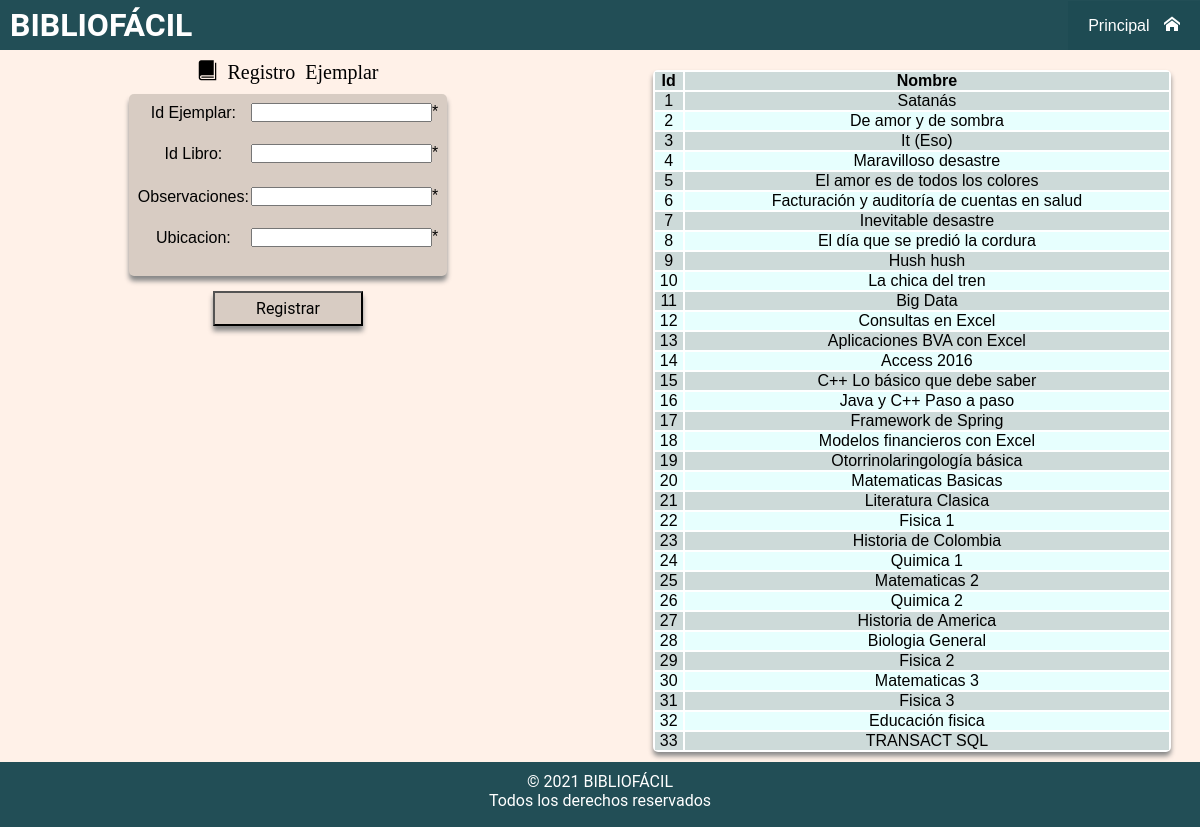
/nuevoEjemplar.php, run on the app's committed database.
### tables this page shows
CREATE TABLE `libro` (
  `id_libro` int(11) NOT NULL,
  `nombre` varchar(255) NOT NULL,
  `fo_autor` int(11) NOT NULL,
  `fo_editorial` int(11) NOT NULL,
  `fo_categoria` int(11) NOT NULL,
  `estado` int(11) NOT NULL,
  `num_ejemplares` int(2) NOT NULL,
  `ubicación` varchar(50) NOT NULL,
  `observaciones` varchar(100) NOT NULL,
  `fecha_creacion` date NOT NULL DEFAULT current_timestamp()
);

### nuevoEjemplar.php (the view, shortened to what this page needs)
<?php
require_once('php/Conexion_bd.php');
$select_sql_libro = 'SELECT id_libro, nombre FROM libro
                    order by id_libro asc';
$sentencia_select_libro = $pdo->prepare($select_sql_libro);
$sentencia_select_libro->execute();
$resultado_a = $sentencia_select_libro->fetchAll();
?>
<!DOCTYPE html>
<html>
<head>
    <link rel="stylesheet" href="fonts/style.css">
    <link rel="stylesheet" href="css/hojaEstilos_nuevoLibro.css">
</head>
<body>
    <header>
        <h1 class="h1">BIBLIOFÁCIL</h1>
        <nav class="menu">
            <ul>
                <li class="submenu"><a href="Principal.php">Principal
                        <span class="icon-home"></span></a>
                </li>
            </ul>
        </nav>
    </header>
    <div class="div1">
        <form method="post" class="form">
            <p>
                <span class="icon-book"> Registro Ejemplar </span>
            </p>
            <table>
                <tr>
                    <td>Id Ejemplar:</td>
                    <td><label for="Ejemplar"></label>
                        <input type="number" name="id_ejemplar" id="Ejemplar" required="required">*
                    </td>
                </tr>
                <tr>
                    <td>&nbsp;</td>
                </tr>
                <tr>
                    <td>Id Libro:</td>
                    <td>
                        <input type="number" name="fo_libro" id="Libro" required="required">*
                    </td>
                </tr>
                <tr>
                    <td>&nbsp;</td>
                </tr>
                <tr>
                <tr>
                    <td>Observaciones:</td>
                    <td>
                        <input type="text" name="observaciones" id="observaciones" required="required">*
                    </td>
                </tr>
                <tr>
                    <td>&nbsp;</td>
                </tr>
                <tr>
                    <td>Ubicacion:</td>
                    <td>
                        <input type="text" name="ubicacion" id="ubicacion" required="required">*
                    </td>
                </tr>
                <tr>
                    <td>&nbsp;</td>
                </tr>
            </table>
            <input type="submit" value="Registrar" name="enviar" id="enviar">
        </form>
    </div>
    <div class="div2">
        <table class="table1">
            <thead>
                <tr id="titulo_t1">
                    <th>Id</th>
                    <th>Nombre</th>
                </tr>
            </thead>
            <tbody>
                <?php
                foreach ($resultado_a as $res_a) {
                ?>
                    <tr>
                        <td><?php echo $res_a['id_libro'] ?></td>
                        <td><?php echo $res_a['nombre'] ?></td>
                    </tr>
                <?php
                }
                ?>
            </tbody>
        </table>
    </div>
    <footer class="footer">
        <p>
            &copy; 2021 BIBLIOFÁCIL <br>
            Todos los derechos reservados
        </p>
    </footer>
</body>
</html>

### css/hojaEstilos_nuevoLibro.css (style rules this page uses)
* { margin: 0; padding: 0; box-sizing: border-box; font-family: sans-serif; }
body { background: #FFF1E8; }
header { height: 50px; background: rgba(30, 75, 83, 0.98); color: #fff; display: flex; justify-content: flex-end; align-items: center; margin-bottom: 10px; }
h1 { color: #fff; margin-right: auto; padding: 10px; border-color: #747d8c; font-family: 'Roboto', sans-serif; }
.menu ul { background: rgba(30, 75, 83, 0.98); display:flex; list-style: none; }
.menu a { display: block; padding: 15px 20px; color:#fff; text-decoration: none; }
.menu a span { margin-left: 10px; }
.form table { background: #D8CCC3; text-align: center; padding: 7px; margin: auto; margin-top: 10px; margin-bottom: 15px; font-family: 'Roboto', sans-serif; border-radius: 5px; -webkit-box-shadow: 0 5px 5px #888888; -moz-box-shadow: 0 5px 5px #888888; box-shadow: 0 5px 5px #888888; }
#enviar { width: 150px; height: 35px; background: #D8CCC3; margin-top: 5%; margin:auto; color:#000; font-family: 'Roboto', sans-serif; font-size: 16px; -webkit-box-shadow: 0 5px 5px #888888; -moz-box-shadow: 0 5px 5px #888888; box-shadow: 0 5px 5px #888888; }
p { font-family: 'Roboto', sans-serif; font-size: 20px }
.div1 { float: left; width: 48%; position: fixed; text-align: center; }
.div2 { float: right; width: 48%; text-align: center; }
.table1 { width: 90%; margin: auto; margin-top: 10px; background: rgb(255, 255, 255); font-family: 'Roboto', sans-serif; border-radius: 5px; -webkit-box-shadow: 0 10px 5px #888888; -moz-box-shadow: 0 10px 5px #888888; box-shadow: 0 4px 5px #888888; margin-bottom: 10px; }
.table1 tr td { text-align: center; }
.table1 tr th { text-align: center; }
.table1 tr:nth-child(odd) { background: rgba(178, 198, 197, 0.65); }
.table1 tr:nth-child(even) { background: rgba(218, 255, 253, 0.65) ; }
.footer { width: 100%; height: 65px; background-color: rgba(30, 75, 83, 0.98); overflow: hidden; margin-top: 10px; }
.footer p { text-align: center; color: #fff; font-size: 16px; margin-top: 10px; }

### data on the page
libro: id_libro "1", nombre "Satanás"
libro: id_libro "2", nombre "De amor y de sombra"
libro: id_libro "3", nombre "It (Eso)"
libro: id_libro "4", nombre "Maravilloso desastre"
libro: id_libro "5", nombre "El amor es de todos los colores"
libro: id_libro "6", nombre "Facturación y auditoría de cuentas en salud"
libro: id_libro "7", nombre "Inevitable desastre"
libro: id_libro "8", nombre "El día que se predió la cordura"
libro: id_libro "9", nombre "Hush hush"
libro: id_libro "10", nombre "La chica del tren"
libro: id_libro "11", nombre "Big Data"
libro: id_libro "12", nombre "Consultas en Excel"
libro: id_libro "13", nombre "Aplicaciones BVA con Excel"
libro: id_libro "14", nombre "Access 2016"
libro: id_libro "15", nombre "C++ Lo básico que debe saber"
libro: id_libro "16", nombre "Java y C++ Paso a paso"
libro: id_libro "17", nombre "Framework de Spring"
libro: id_libro "18", nombre "Modelos financieros con Excel"
libro: id_libro "19", nombre "Otorrinolaringología básica"
libro: id_libro "20", nombre "Matematicas Basicas"
libro: id_libro "21", nombre "Literatura Clasica"
libro: id_libro "22", nombre "Fisica 1"
libro: id_libro "23", nombre "Historia de Colombia"
libro: id_libro "24", nombre "Quimica 1"
libro: id_libro "25", nombre "Matematicas 2"
libro: id_libro "26", nombre "Quimica 2"
libro: id_libro "27", nombre "Historia de America"
libro: id_libro "28", nombre "Biologia General"
libro: id_libro "29", nombre "Fisica 2"
libro: id_libro "30", nombre "Matematicas 3"
libro: id_libro "31", nombre "Fisica 3"
libro: id_libro "32", nombre "Educación fisica"
libro: id_libro "33", nombre "TRANSACT SQL"
